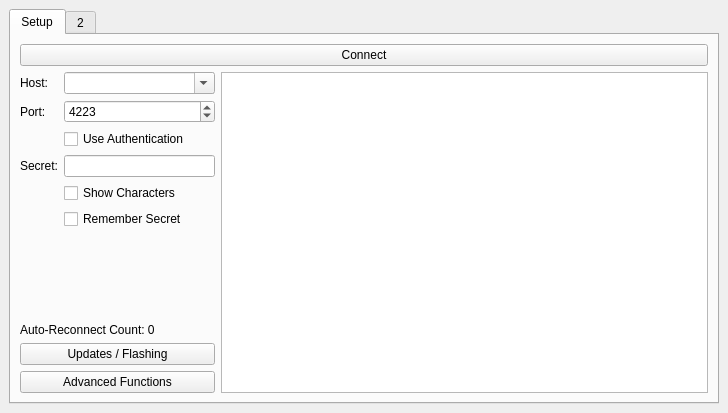
<?xml version="1.0" encoding="UTF-8"?>
<ui version="4.0">
 <class>MainWindow</class>
 <widget class="QMainWindow" name="MainWindow">
  <property name="geometry">
   <rect>
    <x>0</x>
    <y>0</y>
    <width>728</width>
    <height>413</height>
   </rect>
  </property>
  <property name="windowTitle">
   <string>MainWindow</string>
  </property>
  <widget class="QWidget" name="centralwidget">
   <layout class="QVBoxLayout" name="verticalLayout">
    <item>
     <widget class="QTabWidget" name="tab_widget">
      <property name="currentIndex">
       <number>0</number>
      </property>
      <widget class="QWidget" name="tab_setup">
       <attribute name="title">
        <string>Setup</string>
       </attribute>
       <layout class="QHBoxLayout" name="horizontalLayout">
        <item>
         <layout class="QGridLayout" name="gridLayout">
          <item row="0" column="0" colspan="3">
           <widget class="QPushButton" name="button_connect">
            <property name="text">
             <string>Connect</string>
            </property>
           </widget>
          </item>
          <item row="10" column="0" colspan="2">
           <widget class="QPushButton" name="button_advanced">
            <property name="text">
             <string>Advanced Functions</string>
            </property>
           </widget>
          </item>
          <item row="9" column="0" colspan="2">
           <widget class="QPushButton" name="button_flashing">
            <property name="text">
             <string>Updates / Flashing</string>
            </property>
           </widget>
          </item>
          <item row="1" column="1">
           <widget class="QComboBox" name="combo_host">
            <property name="editable">
             <bool>true</bool>
            </property>
            <property name="insertPolicy">
             <enum>QComboBox::NoInsert</enum>
            </property>
            <property name="sizeAdjustPolicy">
             <enum>QComboBox::AdjustToMinimumContentsLength</enum>
            </property>
           </widget>
          </item>
          <item row="2" column="1">
           <widget class="QSpinBox" name="spinbox_port">
            <property name="minimum">
             <number>1</number>
            </property>
            <property name="maximum">
             <number>65535</number>
            </property>
            <property name="value">
             <number>4223</number>
            </property>
           </widget>
          </item>
          <item row="1" column="0">
           <widget class="QLabel" name="label">
            <property name="sizePolicy">
             <sizepolicy hsizetype="Fixed" vsizetype="Preferred">
              <horstretch>0</horstretch>
              <verstretch>0</verstretch>
             </sizepolicy>
            </property>
            <property name="text">
             <string>Host:</string>
            </property>
           </widget>
          </item>
          <item row="7" column="0" colspan="2">
           <spacer name="verticalSpacer">
            <property name="orientation">
             <enum>Qt::Vertical</enum>
            </property>
            <property name="sizeHint" stdset="0">
             <size>
              <width>195</width>
              <height>40</height>
             </size>
            </property>
           </spacer>
          </item>
          <item row="2" column="0">
           <widget class="QLabel" name="label_2">
            <property name="sizePolicy">
             <sizepolicy hsizetype="Fixed" vsizetype="Preferred">
              <horstretch>0</horstretch>
              <verstretch>0</verstretch>
             </sizepolicy>
            </property>
            <property name="text">
             <string>Port:</string>
            </property>
           </widget>
          </item>
          <item row="1" column="2" rowspan="10">
           <widget class="QTreeView" name="tree_view">
            <property name="sizePolicy">
             <sizepolicy hsizetype="Expanding" vsizetype="Expanding">
              <horstretch>1</horstretch>
              <verstretch>0</verstretch>
             </sizepolicy>
            </property>
            <property name="indentation">
             <number>10</number>
            </property>
           </widget>
          </item>
          <item row="4" column="0">
           <widget class="QLabel" name="label_secret">
            <property name="text">
             <string>Secret:</string>
            </property>
           </widget>
          </item>
          <item row="4" column="1">
           <widget class="QLineEdit" name="edit_secret">
            <property name="maxLength">
             <number>64</number>
            </property>
           </widget>
          </item>
          <item row="3" column="1">
           <widget class="QCheckBox" name="checkbox_authentication">
            <property name="text">
             <string>Use Authentication</string>
            </property>
           </widget>
          </item>
          <item row="5" column="1">
           <widget class="QCheckBox" name="checkbox_secret_show">
            <property name="text">
             <string>Show Characters</string>
            </property>
           </widget>
          </item>
          <item row="6" column="1">
           <widget class="QCheckBox" name="checkbox_remember_secret">
            <property name="toolTip">
             <string>Warning: Secret is stored in plain text without any protection!</string>
            </property>
            <property name="text">
             <string>Remember Secret</string>
            </property>
           </widget>
          </item>
          <item row="8" column="0" colspan="2">
           <widget class="QLabel" name="label_auto_reconnects">
            <property name="text">
             <string>Auto-Reconnect Count: 0</string>
            </property>
           </widget>
          </item>
         </layout>
        </item>
       </layout>
      </widget>
      <widget class="QWidget" name="tab_2">
       <attribute name="title">
        <string>2</string>
       </attribute>
      </widget>
     </widget>
    </item>
   </layout>
  </widget>
 </widget>
 <resources/>
 <connections/>
</ui>
